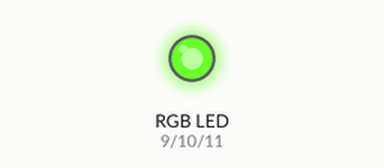
A sketch run on a simulated Arduino Uno, built with avr-gcc and run on an emulated ATmega328P. Shown: an RGB LED mixed from three pins (HIGH = lit).

Above: at 0.05 s.
At 1.75 s:
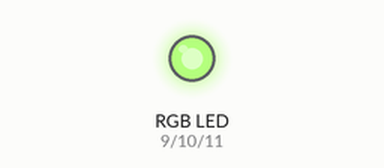
At 2.6 s:
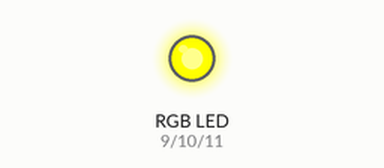
At 3.5 s:
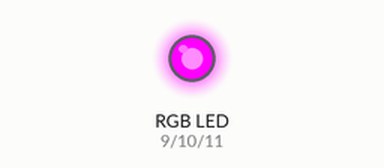
At 5.25 s:
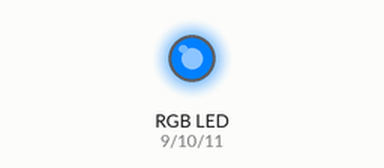
At 7.0 s:
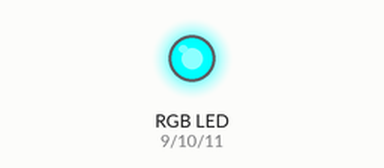
Timing chart, 0 to 9.1 s (numbered marks = the images above):
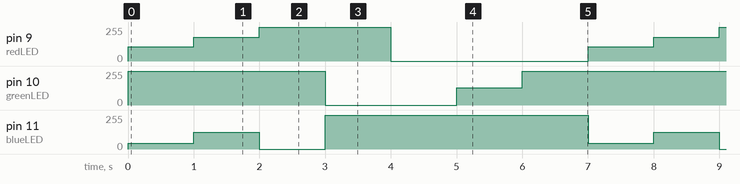

The sketch:

VIBGYOR.ino
```cpp
int redLED = 9;
int greenLED = 10;
int blueLED = 11;
void setup() {
 // Declare the pins for the LED as Output
 pinMode(redLED, OUTPUT);
 pinMode(greenLED, OUTPUT);
 pinMode(blueLED, OUTPUT);
}
// A simple function to set the level for each color from 0 to 255
void setColor(int redValue, int greenValue, int blueValue){
 analogWrite(redLED, 255 - redValue);
 analogWrite(greenLED, 255 - greenValue);
 analogWrite(blueLED, 255 - blueValue);
}
void loop(){
 // Change a few colors

 setColor(148, 0, 211); // v
 delay(1000);

 setColor(75, 0, 130); // i
 delay(1000);

 setColor(0, 0, 255); // b
 delay(1000);

 setColor(0, 255, 0); // g
 delay(1000);

 setColor(255, 255, 0); // y
 delay(1000);

 setColor(255, 127, 0); // o
  delay(1000);

 setColor(255, 0, 0); // r
 delay(1000);

}
```

Measured:
- by itself, pin 9 (redLED): repeats every 7.0 s: 180/255 1.0 s, 255/255 2.0 s, 0/255 3.0 s, 107/255 1.0 s
- by itself, pin 10 (greenLED): repeats every 7.0 s: 0/255 2.0 s, 128/255 1.0 s, 255/255 4.0 s
- by itself, pin 11 (blueLED): repeats every 7.0 s: 125/255 1.0 s, 0/255 1.0 s, 255/255 4.0 s, 44/255 1.0 s
